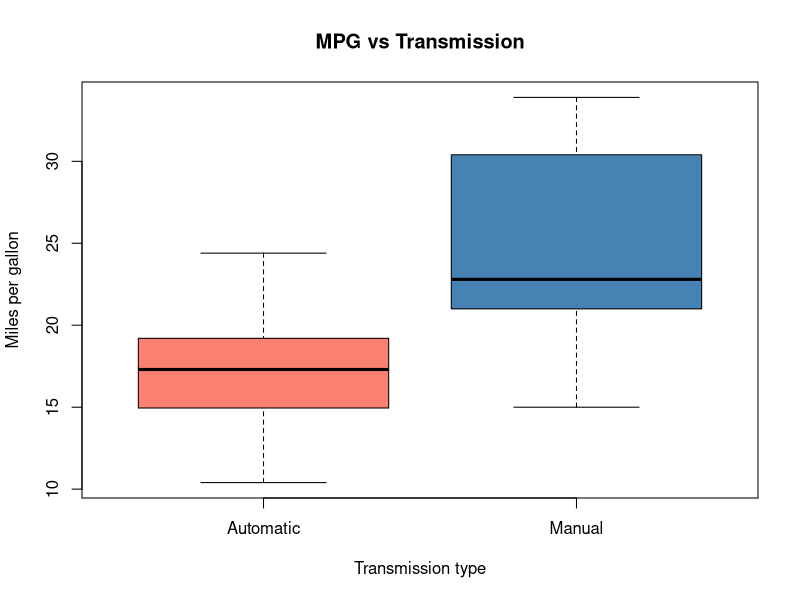
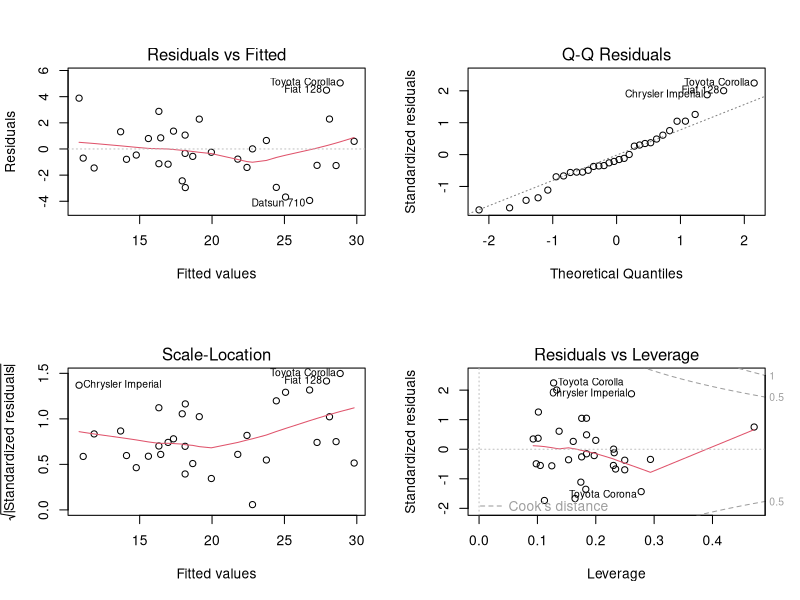

Write R code to recreate these figures, in order.
## ---- chunk 1
data(mtcars)
library(knitr)
opts_chunk$set(echo = FALSE)
opts_chunk$set(fig.width = 5)
# convert qualitative data to factors
mtcars$cyl <- factor(mtcars$cyl)
mtcars$vs <- factor(mtcars$vs)
mtcars$am <- factor(mtcars$am, labels = c("Automatic", "Manual"))
mtcars$gear <- factor(mtcars$gear)
mtcars$carb <- factor(mtcars$carb)

## ---- chunk 2
fit1 <- lm(mpg ~ am, data = mtcars)

boxplot(mpg ~ am, data = mtcars,
        xlab = "Transmission type", ylab = "Miles per gallon",
        main = "MPG vs Transmission", col = c("salmon", "steelblue"), 
        names = c("Automatic", "Manual"))
## ---- chunk 3
# step wise selection process
new_model <- step(lm(mpg ~ ., data = mtcars), trace = 0)
par(mfrow=c(2, 2))
plot(new_model)
